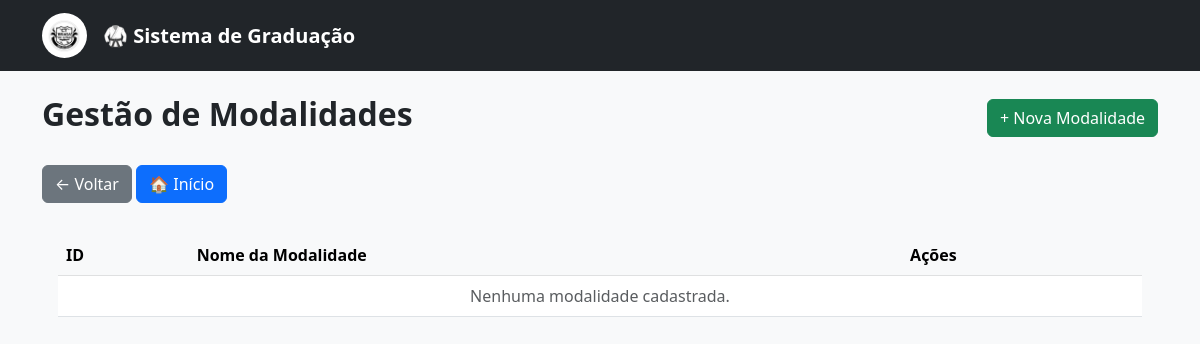
/modalidades/, run on an earlier commit of the app's database.
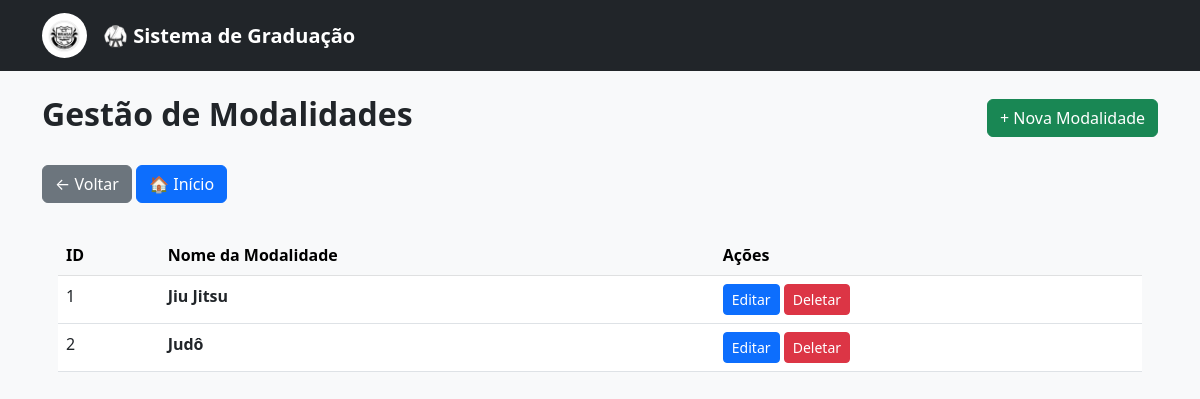
And on a later commit of the database.
### modalidades/models.py (models this page shows, shortened)
class Modalidade(models.Model):
    nome = models.CharField(max_length=50)

### modalidades/views.py (the view)
# urls.py: path('', ListModalidadeView.as_view(), name='lista_modalidades'),
class ListModalidadeView(ListView):
    model = Modalidade
    template_name = 'modalidades/lista.html'
    context_object_name = 'modalidades'

### modalidades/templates/modalidades/lista.html
{% extends 'base.html' %}
{% block content %}
<div class="container">
    <div class="d-flex justify-content-between align-items-center mb-4">
        <h2 class="fw-bold">Gestão de Modalidades</h2>
        <a href="{% url 'nova_modalidade' %}"
           class="btn btn-success">
            + Nova Modalidade
        </a>
    </div>
    <div class="mb-3">
        <button onclick="history.back()" class="btn btn-secondary">
            ← Voltar
        </button>
        <a href="/" class="btn btn-primary">
            🏠 Início
        </a>
    </div>
    <div class="tabela-modalidades p-3">
        <table class="table table-hover">
            <thead class="table-light">
                <tr>
                    <th>ID</th>
                    <th>Nome da Modalidade</th>
                    <th>Ações</th>
                </tr>
            </thead>
            <tbody>
                {% for modalidade in modalidades %}
                <tr>
                    <td>{{ modalidade.id }}</td>
                    <td>
                        <strong>{{ modalidade.nome }}</strong>
                    </td>
                    <td>
                        <a href="{% url 'editar_modalidade' modalidade.id %}"
                        class="btn btn-sm btn-primary">
                            Editar
                        </a>
                        <a href="{% url 'deletar_modalidade' modalidade.id %}"
                        class="btn btn-sm btn-danger">
                            Deletar
                        </a>
                    </td>
                {% empty %}
                <tr>
                    <td colspan="3" class="text-center text-muted">
                        Nenhuma modalidade cadastrada.
                    </td>
                </tr>
                {% endfor %}
            </tbody>
        </table>
    </div>
</div>
{% endblock %}

### templates/base.html (shortened to what this page needs)
{% load static %}
<!DOCTYPE html>
<html lang="pt-br">
<head>
    <link href="https://cdn.jsdelivr.net/npm/bootstrap@5.3.0/dist/css/bootstrap.min.css" rel="stylesheet">
</head>
<body>
<nav class="navbar navbar-dark bg-dark mb-4">
    <div class="container d-flex justify-content-between">
        <span class="navbar-brand fw-bold d-flex align-items-center gap-3">
            <img src="{% static 'alunos/logo.png' %}" class="logo-ct">
            🥋 Sistema de Graduação
        </span>
    </div>
</nav>
{% block content %}
{% endblock %}
</body>
</html>

### templates/base.html (style rules this page uses)
body { background-color: #f8f9fa; }
.logo-ct { height: 45px; width: 45px; object-fit: cover; border-radius: 50%; background-color: white; padding: 2px; }

What changed in the data, as far as the page shows it:
added Modalidade: id "1", nome "Jiu Jitsu"
added Modalidade: id "2", nome "Judô"
Also different on the page:
text no longer shown: "Nenhuma modalidade cadastrada."
